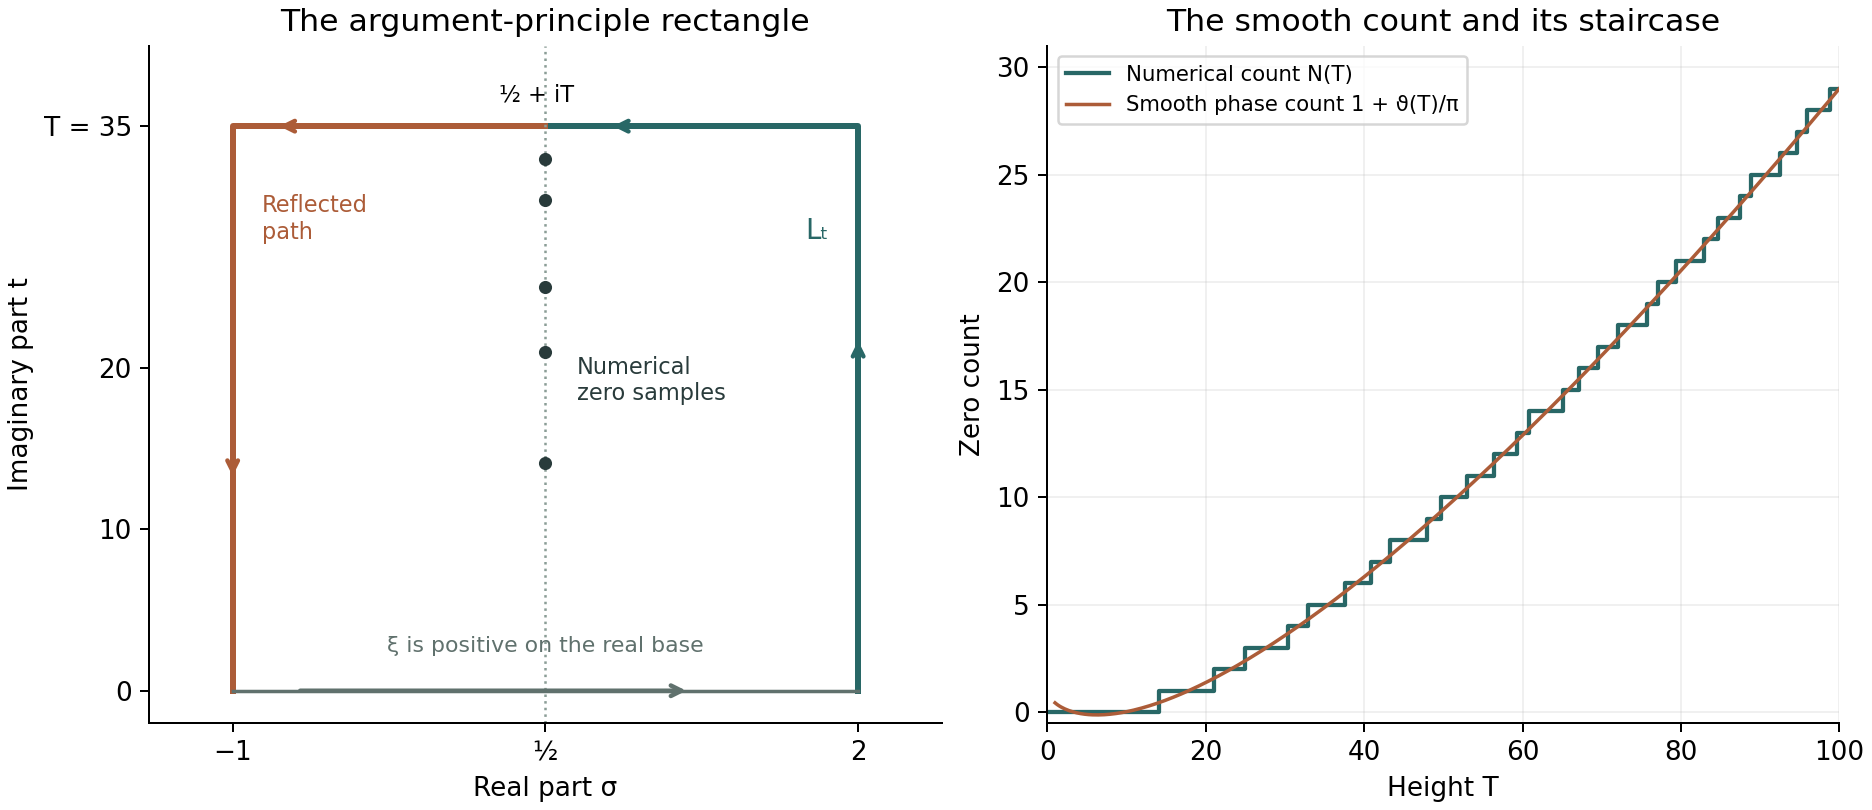

Reproduce this figure in Python.
"""Original CC0 geometry and numerical sample for the zero-count lesson."""
from pathlib import Path
import json
import numpy as np
import mpmath as mp
import matplotlib
matplotlib.use('Agg')
import matplotlib.pyplot as plt

mp.mp.dps=45
gamma=[float(mp.im(mp.zetazero(n))) for n in range(1,30)]
Path(__file__).with_suffix('.json').write_text(json.dumps({'precision_digits':45,'numerical_critical_line_ordinates':gamma,'meaning':'Illustrative computed ordinates, not an interval-arithmetic certificate.'},indent=2)+'\n',encoding='utf-8')
green='#286766';orange='#ac5c38'
plt.rcParams.update({'font.size':10.5,'axes.spines.top':False,'axes.spines.right':False})
fig,(ax,bx)=plt.subplots(1,2,figsize=(10.4,4.5),layout='constrained')
T=35
ax.plot([2,2,.5],[0,T,T],color=green,lw=2.4,label='Lₜ')
ax.plot([.5,-1,-1],[T,T,0],color=orange,lw=2.4,label='Reflected path')
ax.plot([-1,2],[0,0],color='#60716d',lw=1.4)
for start,end,color in [((2,12),(2,22),green),((1.8,T),(.8,T),green),((.3,T),(-.8,T),orange),((-1,24),(-1,13),orange),((-.7,0),(1.2,0),'#60716d')]:
    ax.annotate('',xy=end,xytext=start,arrowprops={'arrowstyle':'->','color':color,'lw':1.8})
ax.axvline(.5,color='#8b9d96',ls=':',lw=1)
samples=[g for g in gamma if g<T]
ax.scatter([.5]*len(samples),samples,s=18,color='#293b3b',zorder=4)
ax.text(.65,18,'Numerical\nzero samples',fontsize=9,color='#293b3b')
ax.text(.46,T+1.5,'½ + iT',ha='center',fontsize=9)
ax.text(.5,2.4,'ξ is positive on the real base',ha='center',fontsize=8.8,color='#60716d')
ax.set(xlim=(-1.4,2.4),ylim=(-2,40),xticks=[-1,.5,2],xticklabels=['−1','½','2'],yticks=[0,10,20,35],yticklabels=['0','10','20','T = 35'],xlabel='Real part σ',ylabel='Imaginary part t',title='The argument-principle rectangle')
ax.text(1.86,28,'Lₜ',ha='right',color=green,fontsize=11)
ax.text(-.86,28,'Reflected\npath',color=orange,fontsize=9)
heights=np.linspace(1,100,400)
phase=[float(1+(mp.im(mp.loggamma(mp.mpf(1)/4+mp.j*t/2))-t/2*mp.log(mp.pi))/mp.pi) for t in heights]
bx.step([0]+gamma+[100],[0]+list(range(1,30))+[29],where='post',color=green,lw=1.7,label='Numerical count N(T)')
bx.plot(heights,phase,color=orange,lw=1.4,label='Smooth phase count 1 + ϑ(T)/π')
bx.set(xlim=(0,100),ylim=(-.5,31),xlabel='Height T',ylabel='Zero count',title='The smooth count and its staircase')
bx.grid(alpha=.18)
bx.legend(loc='upper left',fontsize=8.5)
fig.savefig(Path(__file__).with_suffix('.png'),dpi=180)
plt.close(fig)
